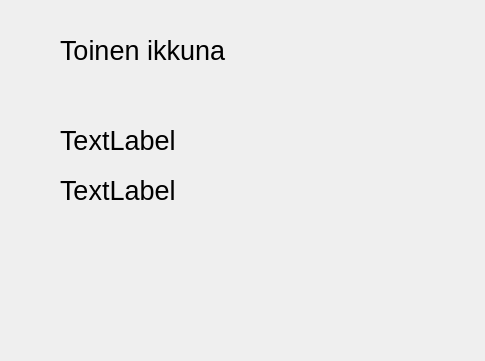
<?xml version="1.0" encoding="UTF-8"?>
<ui version="4.0">
 <class>form2</class>
 <widget class="QDialog" name="form2">
  <property name="geometry">
   <rect>
    <x>0</x>
    <y>0</y>
    <width>485</width>
    <height>361</height>
   </rect>
  </property>
  <property name="windowTitle">
   <string>Dialog</string>
  </property>
  <widget class="QLabel" name="label">
   <property name="geometry">
    <rect>
     <x>60</x>
     <y>30</y>
     <width>351</width>
     <height>41</height>
    </rect>
   </property>
   <property name="font">
    <font>
     <pointsize>20</pointsize>
    </font>
   </property>
   <property name="text">
    <string>Toinen ikkuna</string>
   </property>
  </widget>
  <widget class="QLabel" name="labelFname">
   <property name="geometry">
    <rect>
     <x>60</x>
     <y>120</y>
     <width>281</width>
     <height>41</height>
    </rect>
   </property>
   <property name="font">
    <font>
     <pointsize>20</pointsize>
    </font>
   </property>
   <property name="text">
    <string>TextLabel</string>
   </property>
  </widget>
  <widget class="QLabel" name="labelLname">
   <property name="geometry">
    <rect>
     <x>60</x>
     <y>170</y>
     <width>281</width>
     <height>41</height>
    </rect>
   </property>
   <property name="font">
    <font>
     <pointsize>20</pointsize>
    </font>
   </property>
   <property name="text">
    <string>TextLabel</string>
   </property>
  </widget>
 </widget>
 <resources/>
 <connections/>
</ui>
